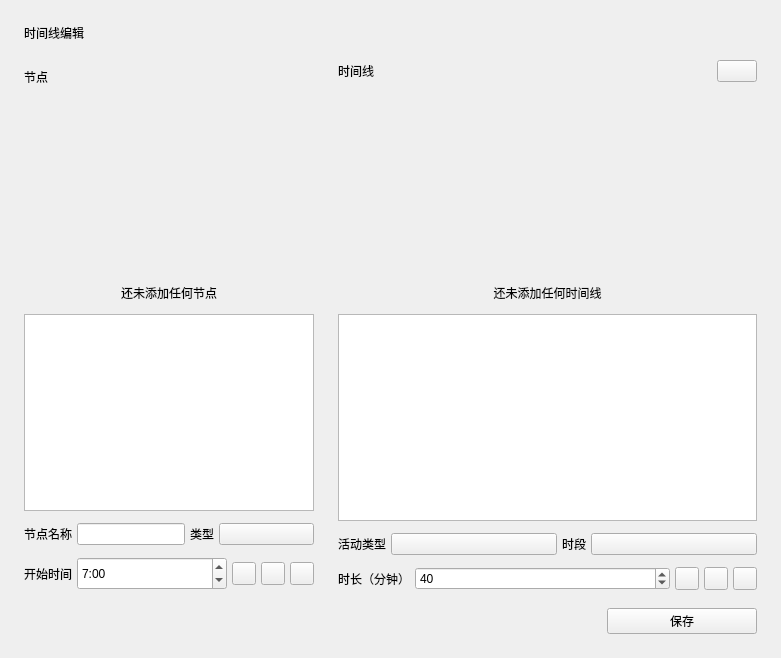
<?xml version="1.0" encoding="UTF-8"?>
<ui version="4.0">
 <class>Form</class>
 <widget class="QWidget" name="Form">
  <property name="geometry">
   <rect>
    <x>0</x>
    <y>0</y>
    <width>781</width>
    <height>658</height>
   </rect>
  </property>
  <property name="windowTitle">
   <string>Form</string>
  </property>
  <layout class="QVBoxLayout" name="verticalLayout_2">
   <property name="spacing">
    <number>18</number>
   </property>
   <property name="leftMargin">
    <number>24</number>
   </property>
   <property name="topMargin">
    <number>24</number>
   </property>
   <property name="rightMargin">
    <number>24</number>
   </property>
   <property name="bottomMargin">
    <number>24</number>
   </property>
   <item>
    <widget class="TitleLabel" name="TitleLabel">
     <property name="text">
      <string>时间线编辑</string>
     </property>
    </widget>
   </item>
   <item>
    <layout class="QHBoxLayout" name="horizontalLayout">
     <property name="spacing">
      <number>12</number>
     </property>
     <item>
      <layout class="QVBoxLayout" name="verticalLayout">
       <item>
        <widget class="SubtitleLabel" name="SubtitleLabel_2">
         <property name="minimumSize">
          <size>
           <width>0</width>
           <height>33</height>
          </size>
         </property>
         <property name="text">
          <string>节点</string>
         </property>
        </widget>
       </item>
       <item>
        <widget class="CaptionLabel" name="tips_1">
         <property name="sizePolicy">
          <sizepolicy hsizetype="Preferred" vsizetype="Expanding">
           <horstretch>0</horstretch>
           <verstretch>0</verstretch>
          </sizepolicy>
         </property>
         <property name="styleSheet">
          <string notr="true">FluentLabelBase {
    color: black;
}

HyperlinkLabel {
    color: #009faa;
    border: none;
    background-color: transparent;
    text-align: left;
    padding: 0;
    margin: 0;
}

HyperlinkLabel[underline=true] {
    text-decoration: underline;
}

HyperlinkLabel[underline=false] {
    text-decoration: none;
}

HyperlinkLabel:hover {
    color: #007780;
}

HyperlinkLabel:pressed {
    color: #00a7b3;
}
FluentLabelBase{color:#7d000000}</string>
         </property>
         <property name="text">
          <string>还未添加任何节点</string>
         </property>
         <property name="alignment">
          <set>Qt::AlignBottom|Qt::AlignHCenter</set>
         </property>
         <property name="lightColor" stdset="0">
          <color alpha="125">
           <red>0</red>
           <green>0</green>
           <blue>0</blue>
          </color>
         </property>
         <property name="darkColor" stdset="0">
          <color alpha="155">
           <red>255</red>
           <green>255</green>
           <blue>255</blue>
          </color>
         </property>
         <property name="pixelFontSize" stdset="0">
          <number>14</number>
         </property>
        </widget>
       </item>
       <item>
        <widget class="ListWidget" name="part_list">
         <property name="sizePolicy">
          <sizepolicy hsizetype="Preferred" vsizetype="Expanding">
           <horstretch>0</horstretch>
           <verstretch>0</verstretch>
          </sizepolicy>
         </property>
         <property name="minimumSize">
          <size>
           <width>0</width>
           <height>0</height>
          </size>
         </property>
         <property name="dragDropMode">
          <enum>QAbstractItemView::InternalMove</enum>
         </property>
         <property name="defaultDropAction">
          <enum>Qt::MoveAction</enum>
         </property>
         <property name="alternatingRowColors">
          <bool>true</bool>
         </property>
        </widget>
       </item>
       <item>
        <layout class="QHBoxLayout" name="horizontalLayout_2">
         <property name="spacing">
          <number>5</number>
         </property>
         <item>
          <widget class="BodyLabel" name="BodyLabel_4">
           <property name="sizePolicy">
            <sizepolicy hsizetype="Fixed" vsizetype="Preferred">
             <horstretch>0</horstretch>
             <verstretch>0</verstretch>
            </sizepolicy>
           </property>
           <property name="text">
            <string>节点名称</string>
           </property>
           <property name="alignment">
            <set>Qt::AlignLeading|Qt::AlignLeft|Qt::AlignVCenter</set>
           </property>
          </widget>
         </item>
         <item>
          <widget class="EditableComboBox" name="name_part_combo">
           <property name="sizePolicy">
            <sizepolicy hsizetype="Preferred" vsizetype="Fixed">
             <horstretch>0</horstretch>
             <verstretch>0</verstretch>
            </sizepolicy>
           </property>
          </widget>
         </item>
         <item>
          <widget class="BodyLabel" name="BodyLabel_6">
           <property name="sizePolicy">
            <sizepolicy hsizetype="Fixed" vsizetype="Preferred">
             <horstretch>0</horstretch>
             <verstretch>0</verstretch>
            </sizepolicy>
           </property>
           <property name="text">
            <string>类型</string>
           </property>
          </widget>
         </item>
         <item>
          <widget class="ComboBox" name="part_type">
           <property name="sizePolicy">
            <sizepolicy hsizetype="Preferred" vsizetype="Fixed">
             <horstretch>0</horstretch>
             <verstretch>0</verstretch>
            </sizepolicy>
           </property>
          </widget>
         </item>
        </layout>
       </item>
       <item>
        <layout class="QHBoxLayout" name="horizontalLayout_5">
         <property name="spacing">
          <number>5</number>
         </property>
         <item>
          <widget class="BodyLabel" name="BodyLabel_5">
           <property name="sizePolicy">
            <sizepolicy hsizetype="Fixed" vsizetype="Preferred">
             <horstretch>0</horstretch>
             <verstretch>0</verstretch>
            </sizepolicy>
           </property>
           <property name="text">
            <string>开始时间</string>
           </property>
          </widget>
         </item>
         <item>
          <widget class="TimeEdit" name="part_time">
           <property name="sizePolicy">
            <sizepolicy hsizetype="Maximum" vsizetype="Fixed">
             <horstretch>0</horstretch>
             <verstretch>0</verstretch>
            </sizepolicy>
           </property>
           <property name="minimumSize">
            <size>
             <width>150</width>
             <height>33</height>
            </size>
           </property>
           <property name="currentSection">
            <enum>QDateTimeEdit::HourSection</enum>
           </property>
           <property name="displayFormat">
            <string>h:mm</string>
           </property>
           <property name="time">
            <time>
             <hour>7</hour>
             <minute>0</minute>
             <second>0</second>
            </time>
           </property>
          </widget>
         </item>
         <item>
          <widget class="ToolButton" name="add_part_button"/>
         </item>
         <item>
          <widget class="ToolButton" name="edit_part_button"/>
         </item>
         <item>
          <widget class="ToolButton" name="delete_part_button"/>
         </item>
        </layout>
       </item>
      </layout>
     </item>
     <item>
      <widget class="VerticalSeparator" name="VerticalSeparator"/>
     </item>
     <item>
      <layout class="QVBoxLayout" name="verticalLayout_3">
       <item>
        <layout class="QHBoxLayout" name="horizontalLayout_8">
         <item>
          <widget class="SubtitleLabel" name="SubtitleLabel">
           <property name="text">
            <string>时间线</string>
           </property>
          </widget>
         </item>
         <item>
          <widget class="ComboBox" name="select_timeline">
           <property name="sizePolicy">
            <sizepolicy hsizetype="Maximum" vsizetype="Fixed">
             <horstretch>0</horstretch>
             <verstretch>0</verstretch>
            </sizepolicy>
           </property>
          </widget>
         </item>
        </layout>
       </item>
       <item>
        <widget class="CaptionLabel" name="tips_2">
         <property name="sizePolicy">
          <sizepolicy hsizetype="Preferred" vsizetype="Expanding">
           <horstretch>0</horstretch>
           <verstretch>0</verstretch>
          </sizepolicy>
         </property>
         <property name="styleSheet">
          <string notr="true">FluentLabelBase {
    color: black;
}

HyperlinkLabel {
    color: #009faa;
    border: none;
    background-color: transparent;
    text-align: left;
    padding: 0;
    margin: 0;
}

HyperlinkLabel[underline=true] {
    text-decoration: underline;
}

HyperlinkLabel[underline=false] {
    text-decoration: none;
}

HyperlinkLabel:hover {
    color: #007780;
}

HyperlinkLabel:pressed {
    color: #00a7b3;
}
FluentLabelBase{color:#7d000000}</string>
         </property>
         <property name="text">
          <string>还未添加任何时间线</string>
         </property>
         <property name="alignment">
          <set>Qt::AlignBottom|Qt::AlignHCenter</set>
         </property>
         <property name="lightColor" stdset="0">
          <color alpha="125">
           <red>0</red>
           <green>0</green>
           <blue>0</blue>
          </color>
         </property>
         <property name="darkColor" stdset="0">
          <color alpha="155">
           <red>255</red>
           <green>255</green>
           <blue>255</blue>
          </color>
         </property>
         <property name="pixelFontSize" stdset="0">
          <number>14</number>
         </property>
        </widget>
       </item>
       <item>
        <widget class="ListWidget" name="timeline_list">
         <property name="sizePolicy">
          <sizepolicy hsizetype="Expanding" vsizetype="Expanding">
           <horstretch>0</horstretch>
           <verstretch>0</verstretch>
          </sizepolicy>
         </property>
         <property name="minimumSize">
          <size>
           <width>0</width>
           <height>0</height>
          </size>
         </property>
         <property name="dragDropMode">
          <enum>QAbstractItemView::InternalMove</enum>
         </property>
         <property name="defaultDropAction">
          <enum>Qt::MoveAction</enum>
         </property>
         <property name="alternatingRowColors">
          <bool>true</bool>
         </property>
        </widget>
       </item>
       <item>
        <layout class="QHBoxLayout" name="horizontalLayout_6">
         <property name="spacing">
          <number>5</number>
         </property>
         <item>
          <widget class="BodyLabel" name="BodyLabel_2">
           <property name="sizePolicy">
            <sizepolicy hsizetype="Fixed" vsizetype="Preferred">
             <horstretch>0</horstretch>
             <verstretch>0</verstretch>
            </sizepolicy>
           </property>
           <property name="text">
            <string>活动类型</string>
           </property>
           <property name="alignment">
            <set>Qt::AlignLeading|Qt::AlignLeft|Qt::AlignVCenter</set>
           </property>
          </widget>
         </item>
         <item>
          <widget class="ComboBox" name="class_activity">
           <property name="sizePolicy">
            <sizepolicy hsizetype="Preferred" vsizetype="Fixed">
             <horstretch>0</horstretch>
             <verstretch>0</verstretch>
            </sizepolicy>
           </property>
          </widget>
         </item>
         <item>
          <widget class="BodyLabel" name="BodyLabel_3">
           <property name="sizePolicy">
            <sizepolicy hsizetype="Fixed" vsizetype="Preferred">
             <horstretch>0</horstretch>
             <verstretch>0</verstretch>
            </sizepolicy>
           </property>
           <property name="text">
            <string>时段</string>
           </property>
          </widget>
         </item>
         <item>
          <widget class="ComboBox" name="time_period">
           <property name="sizePolicy">
            <sizepolicy hsizetype="Preferred" vsizetype="Fixed">
             <horstretch>0</horstretch>
             <verstretch>0</verstretch>
            </sizepolicy>
           </property>
          </widget>
         </item>
        </layout>
       </item>
       <item>
        <layout class="QHBoxLayout" name="horizontalLayout_3">
         <property name="spacing">
          <number>5</number>
         </property>
         <item>
          <widget class="BodyLabel" name="BodyLabel">
           <property name="sizePolicy">
            <sizepolicy hsizetype="Fixed" vsizetype="Preferred">
             <horstretch>0</horstretch>
             <verstretch>0</verstretch>
            </sizepolicy>
           </property>
           <property name="text">
            <string>时长（分钟）</string>
           </property>
          </widget>
         </item>
         <item>
          <widget class="SpinBox" name="spin_time">
           <property name="sizePolicy">
            <sizepolicy hsizetype="Preferred" vsizetype="Fixed">
             <horstretch>0</horstretch>
             <verstretch>0</verstretch>
            </sizepolicy>
           </property>
           <property name="maximum">
            <number>999</number>
           </property>
           <property name="singleStep">
            <number>5</number>
           </property>
           <property name="value">
            <number>40</number>
           </property>
          </widget>
         </item>
         <item>
          <widget class="ToolButton" name="add_button"/>
         </item>
         <item>
          <widget class="ToolButton" name="edit_button"/>
         </item>
         <item>
          <widget class="ToolButton" name="delete_button"/>
         </item>
        </layout>
       </item>
      </layout>
     </item>
    </layout>
   </item>
   <item>
    <layout class="QHBoxLayout" name="horizontalLayout_4" stretch="0,0">
     <property name="spacing">
      <number>2</number>
     </property>
     <item>
      <spacer name="horizontalSpacer">
       <property name="orientation">
        <enum>Qt::Horizontal</enum>
       </property>
       <property name="sizeHint" stdset="0">
        <size>
         <width>40</width>
         <height>20</height>
        </size>
       </property>
      </spacer>
     </item>
     <item>
      <widget class="PrimaryPushButton" name="save">
       <property name="sizePolicy">
        <sizepolicy hsizetype="Fixed" vsizetype="Minimum">
         <horstretch>0</horstretch>
         <verstretch>0</verstretch>
        </sizepolicy>
       </property>
       <property name="minimumSize">
        <size>
         <width>150</width>
         <height>0</height>
        </size>
       </property>
       <property name="text">
        <string>保存</string>
       </property>
      </widget>
     </item>
    </layout>
   </item>
  </layout>
 </widget>
 <customwidgets>
  <customwidget>
   <class>ComboBox</class>
   <extends>QPushButton</extends>
   <header>qfluentwidgets</header>
  </customwidget>
  <customwidget>
   <class>EditableComboBox</class>
   <extends>LineEdit</extends>
   <header>qfluentwidgets</header>
  </customwidget>
  <customwidget>
   <class>PushButton</class>
   <extends>QPushButton</extends>
   <header>qfluentwidgets</header>
  </customwidget>
  <customwidget>
   <class>PrimaryPushButton</class>
   <extends>PushButton</extends>
   <header>qfluentwidgets</header>
  </customwidget>
  <customwidget>
   <class>ToolButton</class>
   <extends>QToolButton</extends>
   <header>qfluentwidgets</header>
  </customwidget>
  <customwidget>
   <class>VerticalSeparator</class>
   <extends>QWidget</extends>
   <header>qfluentwidgets</header>
  </customwidget>
  <customwidget>
   <class>CaptionLabel</class>
   <extends>QLabel</extends>
   <header>qfluentwidgets</header>
  </customwidget>
  <customwidget>
   <class>BodyLabel</class>
   <extends>QLabel</extends>
   <header>qfluentwidgets</header>
  </customwidget>
  <customwidget>
   <class>SubtitleLabel</class>
   <extends>QLabel</extends>
   <header>qfluentwidgets</header>
  </customwidget>
  <customwidget>
   <class>TitleLabel</class>
   <extends>QLabel</extends>
   <header>qfluentwidgets</header>
  </customwidget>
  <customwidget>
   <class>LineEdit</class>
   <extends>QLineEdit</extends>
   <header>qfluentwidgets</header>
  </customwidget>
  <customwidget>
   <class>TimeEdit</class>
   <extends>QTimeEdit</extends>
   <header>qfluentwidgets</header>
  </customwidget>
  <customwidget>
   <class>SpinBox</class>
   <extends>QSpinBox</extends>
   <header>qfluentwidgets</header>
  </customwidget>
  <customwidget>
   <class>ListWidget</class>
   <extends>QListWidget</extends>
   <header>qfluentwidgets</header>
  </customwidget>
 </customwidgets>
 <resources/>
 <connections/>
</ui>
